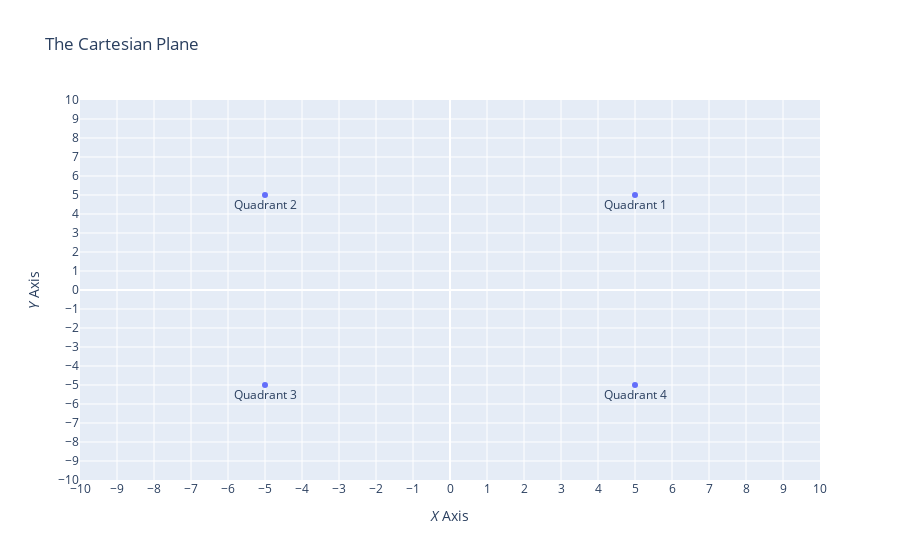

Source (notebook cell):
### Markdown cell above
***
### **The Cartesian Plane**

Once we have established the independent and dependent variables in our linear function, we are ready to set up a graph of their relationship. When graphing two variables, we use what is called the **Cartesian Plane**. You have probably seen a graph on the Cartesian Plane before, but here is what it looks like:

### Code cell
layout = go.Layout(
    title = "The Cartesian Plane",
    yaxis = dict(
        title="<i>Y</i> Axis",
        range = [-10,10],
        dtick = 1.00
    ),
    xaxis = dict(
        title="<i>X</i> Axis",
        range = [-10,10],
        dtick = 1.00
    ),
)

trace1 = go.Scatter(
    x = [5,-5,-5,5],
    y = [5,5,-5,-5],
    mode = "markers+text",
    name = "Plot 1",
    text=['Quadrant 1', 'Quadrant 2', 'Quadrant 3', 'Quadrant 4'],
    textposition='bottom center'
)

fig = go.Figure(data = [trace1], layout = layout)
py.offline.iplot(fig)

### Figure 1 — Plotly figure (JSON) as saved in the notebook; plotly's stock layout.template omitted (floating-point values rounded to 4 significant figures)
{"data": [{"mode": "markers+text", "name": "Plot 1", "text": ["Quadrant 1", "Quadrant 2", "Quadrant 3", "Quadrant 4"], "textposition": "bottom center", "type": "scatter", "x": [5, -5, -5, 5], "y": [5, 5, -5, -5]}], "layout": {"title": {"text": "The Cartesian Plane"}, "xaxis": {"dtick": 1, "range": [-10, 10], "title": {"text": "<i>X</i> Axis"}}, "yaxis": {"dtick": 1, "range": [-10, 10], "title": {"text": "<i>Y</i> Axis"}}}}
